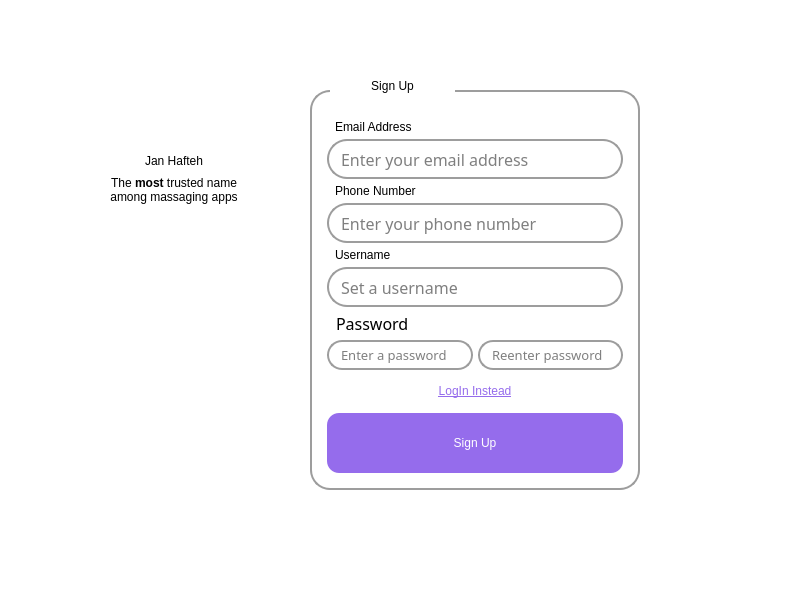
<?xml version="1.0" encoding="UTF-8"?>
<ui version="4.0">
 <class>LoginWindow</class>
 <widget class="QDialog" name="LoginWindow">
  <property name="geometry">
   <rect>
    <x>0</x>
    <y>0</y>
    <width>800</width>
    <height>600</height>
   </rect>
  </property>
  <property name="sizePolicy">
   <sizepolicy hsizetype="Preferred" vsizetype="Preferred">
    <horstretch>0</horstretch>
    <verstretch>0</verstretch>
   </sizepolicy>
  </property>
  <property name="minimumSize">
   <size>
    <width>800</width>
    <height>600</height>
   </size>
  </property>
  <property name="maximumSize">
   <size>
    <width>800</width>
    <height>600</height>
   </size>
  </property>
  <property name="windowTitle">
   <string>Login</string>
  </property>
  <property name="windowIcon">
   <iconset resource="Resources.qrc">
    <normaloff>:/Graphics/Graphics/Artboard 1@64x.png</normaloff>:/Graphics/Graphics/Artboard 1@64x.png</iconset>
  </property>
  <property name="styleSheet">
   <string notr="true"/>
  </property>
  <layout class="QVBoxLayout" name="verticalLayout">
   <property name="spacing">
    <number>0</number>
   </property>
   <property name="leftMargin">
    <number>0</number>
   </property>
   <property name="topMargin">
    <number>0</number>
   </property>
   <property name="rightMargin">
    <number>0</number>
   </property>
   <property name="bottomMargin">
    <number>0</number>
   </property>
   <item>
    <widget class="QWidget" name="entirePage" native="true">
     <property name="enabled">
      <bool>true</bool>
     </property>
     <property name="styleSheet">
      <string notr="true">background: white;

</string>
     </property>
     <widget class="QWidget" name="layoutWidget">
      <property name="geometry">
       <rect>
        <x>110</x>
        <y>90</y>
        <width>184</width>
        <height>401</height>
       </rect>
      </property>
      <layout class="QVBoxLayout" name="SideGraphics" stretch="0,0,0">
       <property name="spacing">
        <number>10</number>
       </property>
       <property name="sizeConstraint">
        <enum>QLayout::SetFixedSize</enum>
       </property>
       <item>
        <spacer name="verticalSpacer">
         <property name="orientation">
          <enum>Qt::Vertical</enum>
         </property>
         <property name="sizeHint" stdset="0">
          <size>
           <width>20</width>
           <height>40</height>
          </size>
         </property>
        </spacer>
       </item>
       <item>
        <widget class="QLabel" name="Logo">
         <property name="styleSheet">
          <string notr="true"/>
         </property>
         <property name="text">
          <string/>
         </property>
         <property name="pixmap">
          <pixmap resource="Resources.qrc">:/Graphics/Graphics/AP_Icon.svg</pixmap>
         </property>
         <property name="scaledContents">
          <bool>false</bool>
         </property>
         <property name="alignment">
          <set>Qt::AlignCenter</set>
         </property>
         <property name="wordWrap">
          <bool>false</bool>
         </property>
         <property name="margin">
          <number>0</number>
         </property>
         <property name="indent">
          <number>-1</number>
         </property>
         <property name="openExternalLinks">
          <bool>false</bool>
         </property>
        </widget>
       </item>
       <item>
        <layout class="QVBoxLayout" name="Texts">
         <property name="spacing">
          <number>8</number>
         </property>
         <property name="bottomMargin">
          <number>0</number>
         </property>
         <item>
          <widget class="QLabel" name="Lable_JohnHafteh">
           <property name="styleSheet">
            <string notr="true">font: 800 25pt &quot;Helvetica Now Display&quot;;</string>
           </property>
           <property name="text">
            <string>Jan Hafteh</string>
           </property>
           <property name="alignment">
            <set>Qt::AlignCenter</set>
           </property>
          </widget>
         </item>
         <item>
          <layout class="QVBoxLayout" name="Subtext">
           <property name="spacing">
            <number>0</number>
           </property>
           <property name="topMargin">
            <number>0</number>
           </property>
           <property name="bottomMargin">
            <number>0</number>
           </property>
           <item>
            <widget class="QLabel" name="label_FirstLine">
             <property name="styleSheet">
              <string notr="true">font: 400 13pt &quot;Helvetica Now Display&quot;;</string>
             </property>
             <property name="lineWidth">
              <number>0</number>
             </property>
             <property name="midLineWidth">
              <number>0</number>
             </property>
             <property name="text">
              <string>&lt;html&gt;&lt;head/&gt;&lt;body&gt;&lt;p align=&quot;center&quot;&gt;The &lt;span style=&quot; font-weight:700;&quot;&gt;most&lt;/span&gt; trusted name&lt;/p&gt;&lt;/body&gt;&lt;/html&gt;</string>
             </property>
             <property name="textFormat">
              <enum>Qt::RichText</enum>
             </property>
             <property name="alignment">
              <set>Qt::AlignLeading|Qt::AlignLeft|Qt::AlignTop</set>
             </property>
             <property name="wordWrap">
              <bool>false</bool>
             </property>
             <property name="margin">
              <number>-1</number>
             </property>
             <property name="indent">
              <number>-1</number>
             </property>
            </widget>
           </item>
           <item>
            <widget class="QLabel" name="label_secondLine">
             <property name="styleSheet">
              <string notr="true">font: 400 13pt &quot;Helvetica Now Display&quot;;</string>
             </property>
             <property name="lineWidth">
              <number>0</number>
             </property>
             <property name="midLineWidth">
              <number>0</number>
             </property>
             <property name="text">
              <string>&lt;html&gt;&lt;head/&gt;&lt;body&gt;&lt;p align=&quot;center&quot;&gt;among massaging apps&lt;/p&gt;&lt;/body&gt;&lt;/html&gt;</string>
             </property>
             <property name="textFormat">
              <enum>Qt::RichText</enum>
             </property>
             <property name="alignment">
              <set>Qt::AlignLeading|Qt::AlignLeft|Qt::AlignTop</set>
             </property>
             <property name="wordWrap">
              <bool>false</bool>
             </property>
             <property name="margin">
              <number>-1</number>
             </property>
             <property name="indent">
              <number>-1</number>
             </property>
            </widget>
           </item>
           <item>
            <spacer name="verticalSpacer_2">
             <property name="orientation">
              <enum>Qt::Vertical</enum>
             </property>
             <property name="sizeHint" stdset="0">
              <size>
               <width>20</width>
               <height>40</height>
              </size>
             </property>
            </spacer>
           </item>
          </layout>
         </item>
        </layout>
       </item>
      </layout>
     </widget>
     <widget class="QStackedWidget" name="Pages">
      <property name="geometry">
       <rect>
        <x>300</x>
        <y>0</y>
        <width>500</width>
        <height>600</height>
       </rect>
      </property>
      <property name="styleSheet">
       <string notr="true">QLineEdit {
border-radius: 20px;
border-style: solid;
border-width: 2px;
border-color: #9d9d9d;
padding-left: 10px;
font: 12pt &quot;Helvetica Now Text&quot;;
}</string>
      </property>
      <property name="currentIndex">
       <number>1</number>
      </property>
      <widget class="QWidget" name="LoginPage">
       <widget class="QFrame" name="LoginFrame">
        <property name="enabled">
         <bool>true</bool>
        </property>
        <property name="geometry">
         <rect>
          <x>10</x>
          <y>90</y>
          <width>330</width>
          <height>400</height>
         </rect>
        </property>
        <property name="minimumSize">
         <size>
          <width>330</width>
          <height>400</height>
         </size>
        </property>
        <property name="maximumSize">
         <size>
          <width>16777215</width>
          <height>400</height>
         </size>
        </property>
        <property name="styleSheet">
         <string notr="true">QFrame {
border-radius: 20px;
border-style: solid;
border-width: 2px;
border-color: #9d9d9d;
}</string>
        </property>
        <property name="frameShape">
         <enum>QFrame::StyledPanel</enum>
        </property>
        <property name="frameShadow">
         <enum>QFrame::Raised</enum>
        </property>
        <layout class="QVBoxLayout" name="verticalLayout_4">
         <property name="leftMargin">
          <number>15</number>
         </property>
         <property name="topMargin">
          <number>75</number>
         </property>
         <property name="rightMargin">
          <number>15</number>
         </property>
         <property name="bottomMargin">
          <number>15</number>
         </property>
         <item>
          <layout class="QVBoxLayout" name="LoginArea">
           <item>
            <widget class="QLabel" name="Lable_Username">
             <property name="enabled">
              <bool>true</bool>
             </property>
             <property name="styleSheet">
              <string notr="true">border-radius: 0px;
border-width: 0px;
font: 500 12pt &quot;Helvetica Now Display&quot;;
padding-left: 5px;</string>
             </property>
             <property name="text">
              <string>Username</string>
             </property>
             <property name="alignment">
              <set>Qt::AlignLeading|Qt::AlignLeft|Qt::AlignVCenter</set>
             </property>
            </widget>
           </item>
           <item>
            <widget class="QLineEdit" name="lineEdit_Username">
             <property name="sizePolicy">
              <sizepolicy hsizetype="Expanding" vsizetype="Fixed">
               <horstretch>0</horstretch>
               <verstretch>0</verstretch>
              </sizepolicy>
             </property>
             <property name="minimumSize">
              <size>
               <width>0</width>
               <height>40</height>
              </size>
             </property>
             <property name="font">
              <font>
               <family>Helvetica Now Text</family>
               <pointsize>12</pointsize>
               <italic>false</italic>
               <bold>false</bold>
              </font>
             </property>
             <property name="styleSheet">
              <string notr="true"/>
             </property>
             <property name="text">
              <string/>
             </property>
             <property name="frame">
              <bool>true</bool>
             </property>
             <property name="cursorPosition">
              <number>0</number>
             </property>
             <property name="placeholderText">
              <string/>
             </property>
            </widget>
           </item>
           <item>
            <widget class="QLabel" name="Lable_Password">
             <property name="enabled">
              <bool>true</bool>
             </property>
             <property name="font">
              <font>
               <family>Helvetica Now Display</family>
               <pointsize>12</pointsize>
               <italic>false</italic>
               <bold>false</bold>
              </font>
             </property>
             <property name="styleSheet">
              <string notr="true">border-radius: 0px;
border-width: 0px;
font: 500 12pt &quot;Helvetica Now Display&quot;;
padding-left: 5px;</string>
             </property>
             <property name="text">
              <string>Password</string>
             </property>
             <property name="alignment">
              <set>Qt::AlignLeading|Qt::AlignLeft|Qt::AlignVCenter</set>
             </property>
            </widget>
           </item>
           <item>
            <widget class="QLineEdit" name="lineEdit_Password">
             <property name="sizePolicy">
              <sizepolicy hsizetype="Expanding" vsizetype="Fixed">
               <horstretch>0</horstretch>
               <verstretch>0</verstretch>
              </sizepolicy>
             </property>
             <property name="minimumSize">
              <size>
               <width>0</width>
               <height>40</height>
              </size>
             </property>
             <property name="font">
              <font>
               <family>Helvetica Now Text</family>
               <pointsize>12</pointsize>
               <italic>false</italic>
               <bold>false</bold>
              </font>
             </property>
             <property name="styleSheet">
              <string notr="true"/>
             </property>
             <property name="echoMode">
              <enum>QLineEdit::Password</enum>
             </property>
            </widget>
           </item>
           <item>
            <widget class="QPushButton" name="SignUpInsteadButton">
             <property name="minimumSize">
              <size>
               <width>0</width>
               <height>30</height>
              </size>
             </property>
             <property name="cursor">
              <cursorShape>PointingHandCursor</cursorShape>
             </property>
             <property name="focusPolicy">
              <enum>Qt::NoFocus</enum>
             </property>
             <property name="styleSheet">
              <string notr="true">border-radius:10px;
font: 500 12pt &quot;Helvetica Now Display&quot;;
text-decoration: underline;
color:#956cec;


</string>
             </property>
             <property name="text">
              <string>Sign Up Instead</string>
             </property>
            </widget>
           </item>
           <item>
            <spacer name="verticalSpacer_4">
             <property name="orientation">
              <enum>Qt::Vertical</enum>
             </property>
             <property name="sizeHint" stdset="0">
              <size>
               <width>20</width>
               <height>40</height>
              </size>
             </property>
            </spacer>
           </item>
           <item>
            <widget class="QPushButton" name="LoginButton">
             <property name="minimumSize">
              <size>
               <width>0</width>
               <height>60</height>
              </size>
             </property>
             <property name="font">
              <font>
               <family>Helvetica Now Display</family>
               <pointsize>18</pointsize>
               <italic>false</italic>
               <bold>true</bold>
               <kerning>true</kerning>
              </font>
             </property>
             <property name="cursor">
              <cursorShape>PointingHandCursor</cursorShape>
             </property>
             <property name="styleSheet">
              <string notr="true">QPushButton#LoginButton 
{
border-radius: 12px;
background: #956cec;
font: 800 18pt &quot;Helvetica Now Display&quot;;
color: white;
}
QPushButton#LoginButton:hover
{
background: #7152b3;
}
QPushButton#LoginButton:pressed 
{
background: white;
border: 2px solid #956cec; 
color: #956cec;
}</string>
             </property>
             <property name="text">
              <string>Login</string>
             </property>
             <property name="autoDefault">
              <bool>false</bool>
             </property>
             <property name="default">
              <bool>false</bool>
             </property>
             <property name="fd" stdset="0">
              <string/>
             </property>
            </widget>
           </item>
          </layout>
         </item>
        </layout>
       </widget>
       <widget class="QLabel" name="Header">
        <property name="geometry">
         <rect>
          <x>30</x>
          <y>60</y>
          <width>90</width>
          <height>51</height>
         </rect>
        </property>
        <property name="styleSheet">
         <string notr="true">font: 800 24pt &quot;Helvetica Now Display&quot;;</string>
        </property>
        <property name="frameShape">
         <enum>QFrame::NoFrame</enum>
        </property>
        <property name="text">
         <string>Login</string>
        </property>
        <property name="alignment">
         <set>Qt::AlignCenter</set>
        </property>
       </widget>
      </widget>
      <widget class="QWidget" name="SignUpPage">
       <widget class="QFrame" name="SignUpFrame">
        <property name="enabled">
         <bool>true</bool>
        </property>
        <property name="geometry">
         <rect>
          <x>10</x>
          <y>90</y>
          <width>330</width>
          <height>400</height>
         </rect>
        </property>
        <property name="minimumSize">
         <size>
          <width>330</width>
          <height>400</height>
         </size>
        </property>
        <property name="maximumSize">
         <size>
          <width>16777215</width>
          <height>400</height>
         </size>
        </property>
        <property name="styleSheet">
         <string notr="true">QFrame {
border-radius: 20px;
border-style: solid;
border-width: 2px;
border-color: #9d9d9d;
}</string>
        </property>
        <property name="frameShape">
         <enum>QFrame::StyledPanel</enum>
        </property>
        <property name="frameShadow">
         <enum>QFrame::Raised</enum>
        </property>
        <layout class="QVBoxLayout" name="verticalLayout_3">
         <property name="leftMargin">
          <number>15</number>
         </property>
         <property name="topMargin">
          <number>28</number>
         </property>
         <property name="rightMargin">
          <number>15</number>
         </property>
         <property name="bottomMargin">
          <number>15</number>
         </property>
         <item>
          <layout class="QVBoxLayout" name="verticalLayout_2">
           <property name="spacing">
            <number>5</number>
           </property>
           <item>
            <widget class="QLabel" name="Lable_Email_New">
             <property name="enabled">
              <bool>true</bool>
             </property>
             <property name="styleSheet">
              <string notr="true">border-radius: 0px;
border-width: 0px;
font: 500 12pt &quot;Helvetica Now Display&quot;;
padding-left: 5px;</string>
             </property>
             <property name="text">
              <string>Email Address</string>
             </property>
             <property name="alignment">
              <set>Qt::AlignLeading|Qt::AlignLeft|Qt::AlignVCenter</set>
             </property>
            </widget>
           </item>
           <item>
            <widget class="QLineEdit" name="lineEdit_EmailNew">
             <property name="sizePolicy">
              <sizepolicy hsizetype="Expanding" vsizetype="Fixed">
               <horstretch>0</horstretch>
               <verstretch>0</verstretch>
              </sizepolicy>
             </property>
             <property name="minimumSize">
              <size>
               <width>0</width>
               <height>40</height>
              </size>
             </property>
             <property name="font">
              <font>
               <family>Helvetica Now Text</family>
               <pointsize>12</pointsize>
               <italic>false</italic>
               <bold>false</bold>
              </font>
             </property>
             <property name="styleSheet">
              <string notr="true"/>
             </property>
             <property name="text">
              <string/>
             </property>
             <property name="frame">
              <bool>false</bool>
             </property>
             <property name="cursorPosition">
              <number>0</number>
             </property>
             <property name="alignment">
              <set>Qt::AlignLeading|Qt::AlignLeft|Qt::AlignVCenter</set>
             </property>
             <property name="placeholderText">
              <string>Enter your email address</string>
             </property>
            </widget>
           </item>
           <item>
            <widget class="QLabel" name="Lable_Phone_New">
             <property name="enabled">
              <bool>true</bool>
             </property>
             <property name="styleSheet">
              <string notr="true">border-radius: 0px;
border-width: 0px;
font: 500 12pt &quot;Helvetica Now Display&quot;;
padding-left: 5px;</string>
             </property>
             <property name="text">
              <string>Phone Number</string>
             </property>
             <property name="alignment">
              <set>Qt::AlignLeading|Qt::AlignLeft|Qt::AlignVCenter</set>
             </property>
            </widget>
           </item>
           <item>
            <widget class="QLineEdit" name="lineEdit_PhoneNew">
             <property name="sizePolicy">
              <sizepolicy hsizetype="Expanding" vsizetype="Fixed">
               <horstretch>0</horstretch>
               <verstretch>0</verstretch>
              </sizepolicy>
             </property>
             <property name="minimumSize">
              <size>
               <width>0</width>
               <height>40</height>
              </size>
             </property>
             <property name="font">
              <font>
               <family>Helvetica Now Text</family>
               <pointsize>12</pointsize>
               <italic>false</italic>
               <bold>false</bold>
              </font>
             </property>
             <property name="styleSheet">
              <string notr="true"/>
             </property>
             <property name="text">
              <string/>
             </property>
             <property name="frame">
              <bool>false</bool>
             </property>
             <property name="cursorPosition">
              <number>0</number>
             </property>
             <property name="alignment">
              <set>Qt::AlignLeading|Qt::AlignLeft|Qt::AlignVCenter</set>
             </property>
             <property name="placeholderText">
              <string>Enter your phone number</string>
             </property>
            </widget>
           </item>
           <item>
            <widget class="QLabel" name="Lable_Username_New">
             <property name="enabled">
              <bool>true</bool>
             </property>
             <property name="styleSheet">
              <string notr="true">border-radius: 0px;
border-width: 0px;
font: 500 12pt &quot;Helvetica Now Display&quot;;
padding-left: 5px;</string>
             </property>
             <property name="text">
              <string>Username</string>
             </property>
             <property name="alignment">
              <set>Qt::AlignLeading|Qt::AlignLeft|Qt::AlignVCenter</set>
             </property>
            </widget>
           </item>
           <item>
            <widget class="QLineEdit" name="lineEdit_UsernameNew">
             <property name="sizePolicy">
              <sizepolicy hsizetype="Expanding" vsizetype="Fixed">
               <horstretch>0</horstretch>
               <verstretch>0</verstretch>
              </sizepolicy>
             </property>
             <property name="minimumSize">
              <size>
               <width>0</width>
               <height>40</height>
              </size>
             </property>
             <property name="font">
              <font>
               <family>Helvetica Now Text</family>
               <pointsize>12</pointsize>
               <italic>false</italic>
               <bold>false</bold>
              </font>
             </property>
             <property name="styleSheet">
              <string notr="true"/>
             </property>
             <property name="text">
              <string/>
             </property>
             <property name="frame">
              <bool>false</bool>
             </property>
             <property name="cursorPosition">
              <number>0</number>
             </property>
             <property name="alignment">
              <set>Qt::AlignLeading|Qt::AlignLeft|Qt::AlignVCenter</set>
             </property>
             <property name="placeholderText">
              <string>Set a username</string>
             </property>
            </widget>
           </item>
           <item>
            <widget class="QLabel" name="Lable_Password_New">
             <property name="enabled">
              <bool>true</bool>
             </property>
             <property name="font">
              <font>
               <family>Helvetica Now Display</family>
               <pointsize>12</pointsize>
               <italic>false</italic>
               <bold>false</bold>
              </font>
             </property>
             <property name="styleSheet">
              <string notr="true">border-radius: 0px;
border-width: 0px;
font: 500 12pt &quot;Helvetica Now Display&quot;;
padding-left: 5px;</string>
             </property>
             <property name="text">
              <string>Password</string>
             </property>
             <property name="alignment">
              <set>Qt::AlignLeading|Qt::AlignLeft|Qt::AlignVCenter</set>
             </property>
            </widget>
           </item>
           <item>
            <layout class="QHBoxLayout" name="horizontalLayout">
             <item>
              <widget class="QLineEdit" name="lineEdit_PasswordNew">
               <property name="sizePolicy">
                <sizepolicy hsizetype="Expanding" vsizetype="Fixed">
                 <horstretch>0</horstretch>
                 <verstretch>0</verstretch>
                </sizepolicy>
               </property>
               <property name="minimumSize">
                <size>
                 <width>0</width>
                 <height>30</height>
                </size>
               </property>
               <property name="font">
                <font>
                 <family>Helvetica Now Text</family>
                 <pointsize>10</pointsize>
                 <italic>false</italic>
                 <bold>false</bold>
                </font>
               </property>
               <property name="styleSheet">
                <string notr="true">border-radius: 15px;
font-size: 10pt;</string>
               </property>
               <property name="text">
                <string/>
               </property>
               <property name="frame">
                <bool>false</bool>
               </property>
               <property name="echoMode">
                <enum>QLineEdit::Password</enum>
               </property>
               <property name="alignment">
                <set>Qt::AlignLeading|Qt::AlignLeft|Qt::AlignVCenter</set>
               </property>
               <property name="placeholderText">
                <string>Enter a password</string>
               </property>
              </widget>
             </item>
             <item>
              <widget class="QLineEdit" name="lineEdit_PasswordReenter">
               <property name="sizePolicy">
                <sizepolicy hsizetype="Expanding" vsizetype="Fixed">
                 <horstretch>0</horstretch>
                 <verstretch>0</verstretch>
                </sizepolicy>
               </property>
               <property name="minimumSize">
                <size>
                 <width>0</width>
                 <height>30</height>
                </size>
               </property>
               <property name="font">
                <font>
                 <family>Helvetica Now Text</family>
                 <pointsize>10</pointsize>
                 <italic>false</italic>
                 <bold>false</bold>
                </font>
               </property>
               <property name="styleSheet">
                <string notr="true">font-size: 10pt;
border-radius: 15px;</string>
               </property>
               <property name="text">
                <string/>
               </property>
               <property name="frame">
                <bool>false</bool>
               </property>
               <property name="echoMode">
                <enum>QLineEdit::Password</enum>
               </property>
               <property name="placeholderText">
                <string>Reenter password</string>
               </property>
              </widget>
             </item>
            </layout>
           </item>
           <item>
            <spacer name="verticalSpacer_3">
             <property name="orientation">
              <enum>Qt::Vertical</enum>
             </property>
             <property name="sizeHint" stdset="0">
              <size>
               <width>17</width>
               <height>13</height>
              </size>
             </property>
            </spacer>
           </item>
           <item>
            <widget class="QPushButton" name="LoginInsteadButton">
             <property name="minimumSize">
              <size>
               <width>0</width>
               <height>20</height>
              </size>
             </property>
             <property name="cursor">
              <cursorShape>PointingHandCursor</cursorShape>
             </property>
             <property name="focusPolicy">
              <enum>Qt::NoFocus</enum>
             </property>
             <property name="styleSheet">
              <string notr="true">border-radius:10px;
font: 500 12pt &quot;Helvetica Now Display&quot;;
text-decoration: underline;
color:#956cec;


</string>
             </property>
             <property name="text">
              <string>LogIn Instead</string>
             </property>
            </widget>
           </item>
           <item>
            <spacer name="verticalSpacer_7">
             <property name="orientation">
              <enum>Qt::Vertical</enum>
             </property>
             <property name="sizeHint" stdset="0">
              <size>
               <width>17</width>
               <height>13</height>
              </size>
             </property>
            </spacer>
           </item>
           <item>
            <widget class="QPushButton" name="SignUpButton">
             <property name="minimumSize">
              <size>
               <width>0</width>
               <height>60</height>
              </size>
             </property>
             <property name="cursor">
              <cursorShape>PointingHandCursor</cursorShape>
             </property>
             <property name="styleSheet">
              <string notr="true">QPushButton#SignUpButton
{
border-radius: 12px;
background: #956cec;
font: 800 18pt &quot;Helvetica Now Display&quot;;
color: white;
}

QPushButton#SignUpButton:hover
{
background: #7152b3;
}
QPushButton#SignUpButton:pressed 
{
background: white;
border: 2px solid #956cec; 
color: #956cec;
}</string>
             </property>
             <property name="text">
              <string>Sign Up</string>
             </property>
             <property name="autoDefault">
              <bool>true</bool>
             </property>
             <property name="default">
              <bool>false</bool>
             </property>
            </widget>
           </item>
          </layout>
         </item>
        </layout>
       </widget>
       <widget class="QLabel" name="Header_3">
        <property name="geometry">
         <rect>
          <x>30</x>
          <y>60</y>
          <width>125</width>
          <height>51</height>
         </rect>
        </property>
        <property name="styleSheet">
         <string notr="true">font: 800 24pt &quot;Helvetica Now Display&quot;;</string>
        </property>
        <property name="text">
         <string>Sign Up</string>
        </property>
        <property name="alignment">
         <set>Qt::AlignCenter</set>
        </property>
       </widget>
      </widget>
     </widget>
    </widget>
   </item>
  </layout>
 </widget>
 <resources>
  <include location="Resources.qrc"/>
 </resources>
 <connections/>
</ui>
